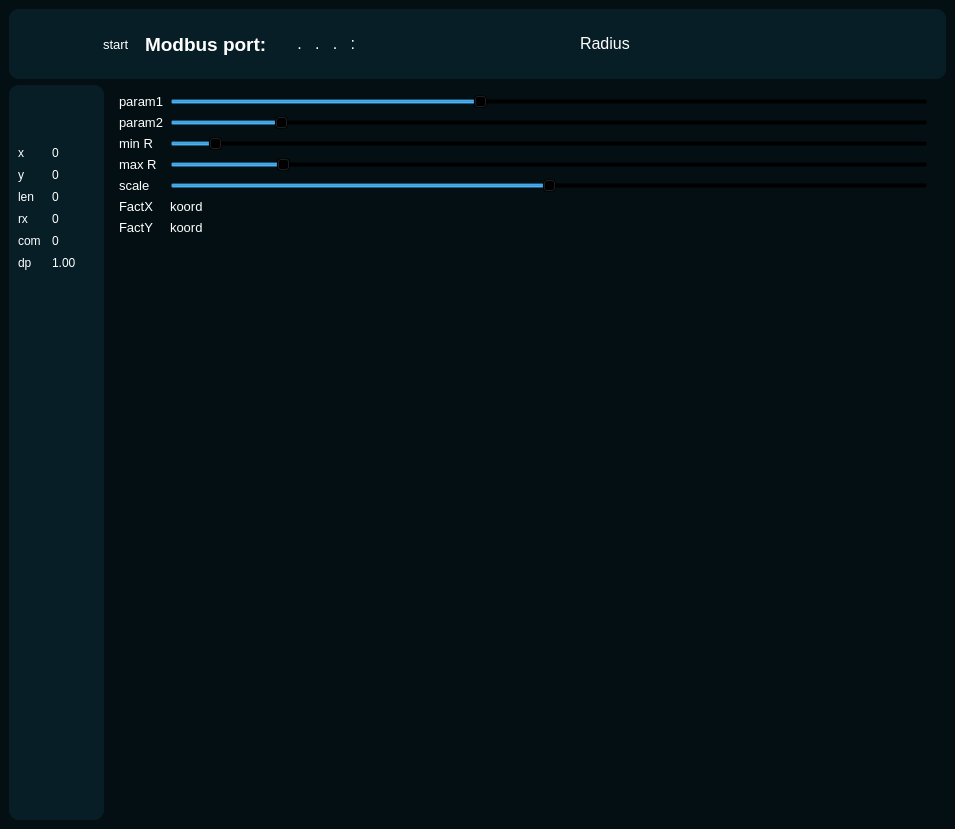
<?xml version="1.0" encoding="UTF-8"?>
<ui version="4.0">
 <class>MainWindow</class>
 <widget class="QMainWindow" name="MainWindow">
  <property name="geometry">
   <rect>
    <x>0</x>
    <y>0</y>
    <width>955</width>
    <height>829</height>
   </rect>
  </property>
  <property name="windowTitle">
   <string>Video Streaming using OpenCV</string>
  </property>
  <property name="windowIcon">
   <iconset resource="../../QT_PRILOZENIYA/Video-Streaming-in-PyQt-using-OpenCV-master/Video-Streaming-in-PyQt-using-OpenCV-master/.venv/icons.qrc">
    <normaloff>:/icons/icons/video_streaming.png</normaloff>:/icons/icons/video_streaming.png</iconset>
  </property>
  <property name="styleSheet">
   <string notr="true">*{
 border: none;
background-color: transparent;
color: #fff;
}
#centralwidget{
	background-color: #040f13;
}
#side_menu{
	background-color: #071e26;
	border-radius: 10px;
}
#top_bar{
	background-color: #071e26;
	border-radius: 10px;
}</string>
  </property>
  <widget class="QWidget" name="centralwidget">
   <layout class="QVBoxLayout" name="verticalLayout">
    <item>
     <widget class="QFrame" name="top_bar">
      <property name="minimumSize">
       <size>
        <width>0</width>
        <height>70</height>
       </size>
      </property>
      <property name="maximumSize">
       <size>
        <width>16777215</width>
        <height>70</height>
       </size>
      </property>
      <property name="frameShape">
       <enum>QFrame::StyledPanel</enum>
      </property>
      <property name="frameShadow">
       <enum>QFrame::Raised</enum>
      </property>
      <layout class="QHBoxLayout" name="horizontalLayout_2">
       <item alignment="Qt::AlignLeft|Qt::AlignTop">
        <widget class="QFrame" name="frame_3">
         <property name="enabled">
          <bool>true</bool>
         </property>
         <property name="maximumSize">
          <size>
           <width>50</width>
           <height>50</height>
          </size>
         </property>
         <property name="frameShape">
          <enum>QFrame::StyledPanel</enum>
         </property>
         <property name="frameShadow">
          <enum>QFrame::Raised</enum>
         </property>
         <layout class="QVBoxLayout" name="verticalLayout_4">
          <property name="leftMargin">
           <number>0</number>
          </property>
          <item>
           <widget class="QLabel" name="label">
            <property name="minimumSize">
             <size>
              <width>45</width>
              <height>45</height>
             </size>
            </property>
            <property name="maximumSize">
             <size>
              <width>45</width>
              <height>45</height>
             </size>
            </property>
            <property name="text">
             <string/>
            </property>
            <property name="pixmap">
             <pixmap resource="../../QT_PRILOZENIYA/Video-Streaming-in-PyQt-using-OpenCV-master/Video-Streaming-in-PyQt-using-OpenCV-master/.venv/icons.qrc">:/icons/icons/video_streaming.png</pixmap>
            </property>
            <property name="scaledContents">
             <bool>true</bool>
            </property>
           </widget>
          </item>
         </layout>
        </widget>
       </item>
       <item>
        <widget class="QFrame" name="frame_4">
         <property name="sizePolicy">
          <sizepolicy hsizetype="Expanding" vsizetype="Preferred">
           <horstretch>0</horstretch>
           <verstretch>0</verstretch>
          </sizepolicy>
         </property>
         <property name="frameShape">
          <enum>QFrame::StyledPanel</enum>
         </property>
         <property name="frameShadow">
          <enum>QFrame::Raised</enum>
         </property>
         <layout class="QHBoxLayout" name="horizontalLayout_3">
          <item>
           <widget class="QRadioButton" name="radioButtonMODBUS_START">
            <property name="font">
             <font>
              <pointsize>10</pointsize>
              <weight>50</weight>
              <italic>false</italic>
              <bold>false</bold>
              <underline>false</underline>
              <strikeout>false</strikeout>
              <kerning>true</kerning>
             </font>
            </property>
            <property name="cursor">
             <cursorShape>CrossCursor</cursorShape>
            </property>
            <property name="text">
             <string>start</string>
            </property>
           </widget>
          </item>
          <item>
           <widget class="QFrame" name="frame_5">
            <property name="frameShape">
             <enum>QFrame::StyledPanel</enum>
            </property>
            <property name="frameShadow">
             <enum>QFrame::Raised</enum>
            </property>
            <layout class="QVBoxLayout" name="verticalLayout_5">
             <property name="topMargin">
              <number>0</number>
             </property>
             <property name="bottomMargin">
              <number>0</number>
             </property>
             <item>
              <widget class="QLabel" name="application_name_label">
               <property name="font">
                <font>
                 <pointsize>14</pointsize>
                 <weight>75</weight>
                 <bold>true</bold>
                </font>
               </property>
               <property name="autoFillBackground">
                <bool>false</bool>
               </property>
               <property name="styleSheet">
                <string notr="true">color: rgb(255, 255, 255)</string>
               </property>
               <property name="text">
                <string>Modbus port:</string>
               </property>
              </widget>
             </item>
            </layout>
           </widget>
          </item>
          <item alignment="Qt::AlignVCenter">
           <widget class="QLineEdit" name="lineEdit_2">
            <property name="font">
             <font>
              <pointsize>12</pointsize>
             </font>
            </property>
            <property name="inputMask">
             <string>000.000.000.000:0000</string>
            </property>
           </widget>
          </item>
          <item alignment="Qt::AlignLeft|Qt::AlignVCenter">
           <widget class="QLabel" name="label_7">
            <property name="font">
             <font>
              <pointsize>12</pointsize>
             </font>
            </property>
            <property name="text">
             <string>Radius</string>
            </property>
           </widget>
          </item>
          <item alignment="Qt::AlignVCenter">
           <widget class="QLineEdit" name="lineEdit">
            <property name="font">
             <font>
              <pointsize>12</pointsize>
             </font>
            </property>
           </widget>
          </item>
         </layout>
        </widget>
       </item>
      </layout>
     </widget>
    </item>
    <item>
     <widget class="QFrame" name="frame_2">
      <property name="sizePolicy">
       <sizepolicy hsizetype="Expanding" vsizetype="Preferred">
        <horstretch>0</horstretch>
        <verstretch>0</verstretch>
       </sizepolicy>
      </property>
      <property name="frameShape">
       <enum>QFrame::StyledPanel</enum>
      </property>
      <property name="frameShadow">
       <enum>QFrame::Raised</enum>
      </property>
      <layout class="QHBoxLayout" name="horizontalLayout">
       <property name="leftMargin">
        <number>0</number>
       </property>
       <property name="topMargin">
        <number>0</number>
       </property>
       <property name="bottomMargin">
        <number>0</number>
       </property>
       <item>
        <widget class="QFrame" name="side_menu">
         <property name="frameShape">
          <enum>QFrame::StyledPanel</enum>
         </property>
         <property name="frameShadow">
          <enum>QFrame::Raised</enum>
         </property>
         <layout class="QVBoxLayout" name="verticalLayout_2">
          <property name="leftMargin">
           <number>0</number>
          </property>
          <property name="topMargin">
           <number>0</number>
          </property>
          <property name="rightMargin">
           <number>0</number>
          </property>
          <property name="bottomMargin">
           <number>0</number>
          </property>
          <item alignment="Qt::AlignLeft|Qt::AlignTop">
           <widget class="QFrame" name="frame">
            <property name="styleSheet">
             <string notr="true">QPushButton:hover{

background-color: rgb(59, 103, 128);
border-radius: 7px;

}</string>
            </property>
            <property name="frameShape">
             <enum>QFrame::StyledPanel</enum>
            </property>
            <property name="frameShadow">
             <enum>QFrame::Raised</enum>
            </property>
            <layout class="QVBoxLayout" name="verticalLayout_3">
             <item>
              <widget class="QPushButton" name="start_stop_btn">
               <property name="minimumSize">
                <size>
                 <width>45</width>
                 <height>45</height>
                </size>
               </property>
               <property name="maximumSize">
                <size>
                 <width>50</width>
                 <height>50</height>
                </size>
               </property>
               <property name="styleSheet">
                <string notr="true"/>
               </property>
               <property name="text">
                <string/>
               </property>
               <property name="icon">
                <iconset resource="../../QT_PRILOZENIYA/Video-Streaming-in-PyQt-using-OpenCV-master/Video-Streaming-in-PyQt-using-OpenCV-master/.venv/icons.qrc">
                 <normaloff>:/icons/icons/run_video.png</normaloff>:/icons/icons/run_video.png</iconset>
               </property>
               <property name="iconSize">
                <size>
                 <width>30</width>
                 <height>30</height>
                </size>
               </property>
               <property name="checkable">
                <bool>true</bool>
               </property>
              </widget>
             </item>
             <item>
              <layout class="QFormLayout" name="formLayout">
               <item row="0" column="0">
                <widget class="QLabel" name="label_X">
                 <property name="font">
                  <font>
                   <pointsize>9</pointsize>
                  </font>
                 </property>
                 <property name="text">
                  <string>x</string>
                 </property>
                </widget>
               </item>
               <item row="0" column="1">
                <widget class="QSpinBox" name="spinBoxX"/>
               </item>
               <item row="1" column="0">
                <widget class="QLabel" name="label_Y">
                 <property name="font">
                  <font>
                   <pointsize>9</pointsize>
                  </font>
                 </property>
                 <property name="text">
                  <string>y</string>
                 </property>
                </widget>
               </item>
               <item row="1" column="1">
                <widget class="QSpinBox" name="spinBoxY"/>
               </item>
               <item row="2" column="0">
                <widget class="QLabel" name="label_LEN">
                 <property name="font">
                  <font>
                   <pointsize>9</pointsize>
                  </font>
                 </property>
                 <property name="text">
                  <string>len</string>
                 </property>
                </widget>
               </item>
               <item row="2" column="1">
                <widget class="QSpinBox" name="spinBoxLEN"/>
               </item>
               <item row="3" column="0">
                <widget class="QLabel" name="label_RX">
                 <property name="font">
                  <font>
                   <pointsize>9</pointsize>
                  </font>
                 </property>
                 <property name="text">
                  <string>rx</string>
                 </property>
                </widget>
               </item>
               <item row="3" column="1">
                <widget class="QSpinBox" name="spinBoxRX"/>
               </item>
               <item row="4" column="0">
                <widget class="QLabel" name="label_COMPORT">
                 <property name="font">
                  <font>
                   <pointsize>9</pointsize>
                  </font>
                 </property>
                 <property name="text">
                  <string>com </string>
                 </property>
                </widget>
               </item>
               <item row="4" column="1">
                <widget class="QSpinBox" name="spinBoxCOMPORT"/>
               </item>
               <item row="5" column="0">
                <widget class="QLabel" name="label_dp">
                 <property name="font">
                  <font>
                   <pointsize>9</pointsize>
                  </font>
                 </property>
                 <property name="text">
                  <string>dp</string>
                 </property>
                </widget>
               </item>
               <item row="5" column="1">
                <widget class="QDoubleSpinBox" name="doubleSpinBoxdp">
                 <property name="decimals">
                  <number>2</number>
                 </property>
                 <property name="minimum">
                  <double>1.000000000000000</double>
                 </property>
                 <property name="maximum">
                  <double>9.990000000000000</double>
                 </property>
                 <property name="singleStep">
                  <double>0.010000000000000</double>
                 </property>
                </widget>
               </item>
              </layout>
             </item>
            </layout>
           </widget>
          </item>
         </layout>
        </widget>
       </item>
       <item>
        <widget class="QFrame" name="body">
         <property name="sizePolicy">
          <sizepolicy hsizetype="Expanding" vsizetype="Preferred">
           <horstretch>0</horstretch>
           <verstretch>0</verstretch>
          </sizepolicy>
         </property>
         <property name="frameShape">
          <enum>QFrame::StyledPanel</enum>
         </property>
         <property name="frameShadow">
          <enum>QFrame::Raised</enum>
         </property>
         <layout class="QVBoxLayout" name="verticalLayout_6">
          <item>
           <layout class="QVBoxLayout" name="verticalLayout_15">
            <item>
             <layout class="QFormLayout" name="formLayout_2">
              <property name="sizeConstraint">
               <enum>QLayout::SetMinimumSize</enum>
              </property>
              <property name="rowWrapPolicy">
               <enum>QFormLayout::DontWrapRows</enum>
              </property>
              <property name="bottomMargin">
               <number>0</number>
              </property>
              <item row="3" column="0">
               <widget class="QLabel" name="label_3">
                <property name="font">
                 <font>
                  <pointsize>10</pointsize>
                 </font>
                </property>
                <property name="text">
                 <string>param1</string>
                </property>
               </widget>
              </item>
              <item row="3" column="1">
               <widget class="QSlider" name="horizontalSlider_param_1">
                <property name="font">
                 <font>
                  <weight>50</weight>
                  <bold>false</bold>
                 </font>
                </property>
                <property name="cursor">
                 <cursorShape>ArrowCursor</cursorShape>
                </property>
                <property name="minimum">
                 <number>10</number>
                </property>
                <property name="maximum">
                 <number>255</number>
                </property>
                <property name="value">
                 <number>110</number>
                </property>
                <property name="tracking">
                 <bool>true</bool>
                </property>
                <property name="orientation">
                 <enum>Qt::Horizontal</enum>
                </property>
                <property name="tickPosition">
                 <enum>QSlider::NoTicks</enum>
                </property>
                <property name="tickInterval">
                 <number>0</number>
                </property>
               </widget>
              </item>
              <item row="5" column="0">
               <widget class="QLabel" name="label_4">
                <property name="font">
                 <font>
                  <pointsize>10</pointsize>
                 </font>
                </property>
                <property name="text">
                 <string>param2</string>
                </property>
               </widget>
              </item>
              <item row="5" column="1">
               <widget class="QSlider" name="horizontalSlider_param_2">
                <property name="minimum">
                 <number>5</number>
                </property>
                <property name="maximum">
                 <number>255</number>
                </property>
                <property name="singleStep">
                 <number>1</number>
                </property>
                <property name="value">
                 <number>40</number>
                </property>
                <property name="orientation">
                 <enum>Qt::Horizontal</enum>
                </property>
               </widget>
              </item>
              <item row="8" column="0">
               <widget class="QLabel" name="label_5">
                <property name="font">
                 <font>
                  <pointsize>10</pointsize>
                 </font>
                </property>
                <property name="text">
                 <string>min R</string>
                </property>
               </widget>
              </item>
              <item row="8" column="1">
               <widget class="QSlider" name="horizontalSlider_minR">
                <property name="cursor">
                 <cursorShape>ArrowCursor</cursorShape>
                </property>
                <property name="minimum">
                 <number>5</number>
                </property>
                <property name="maximum">
                 <number>300</number>
                </property>
                <property name="value">
                 <number>20</number>
                </property>
                <property name="orientation">
                 <enum>Qt::Horizontal</enum>
                </property>
               </widget>
              </item>
              <item row="10" column="0">
               <widget class="QLabel" name="label_2">
                <property name="font">
                 <font>
                  <pointsize>10</pointsize>
                 </font>
                </property>
                <property name="text">
                 <string>max R</string>
                </property>
               </widget>
              </item>
              <item row="10" column="1">
               <widget class="QSlider" name="horizontalSlider_maxR">
                <property name="sizePolicy">
                 <sizepolicy hsizetype="Expanding" vsizetype="Fixed">
                  <horstretch>0</horstretch>
                  <verstretch>0</verstretch>
                 </sizepolicy>
                </property>
                <property name="baseSize">
                 <size>
                  <width>0</width>
                  <height>0</height>
                 </size>
                </property>
                <property name="cursor">
                 <cursorShape>ArrowCursor</cursorShape>
                </property>
                <property name="minimum">
                 <number>5</number>
                </property>
                <property name="maximum">
                 <number>600</number>
                </property>
                <property name="value">
                 <number>90</number>
                </property>
                <property name="orientation">
                 <enum>Qt::Horizontal</enum>
                </property>
               </widget>
              </item>
              <item row="12" column="0">
               <widget class="QLabel" name="label_6">
                <property name="font">
                 <font>
                  <pointsize>10</pointsize>
                 </font>
                </property>
                <property name="text">
                 <string>scale</string>
                </property>
               </widget>
              </item>
              <item row="12" column="1">
               <widget class="QSlider" name="horizontalSlider_scale">
                <property name="sizePolicy">
                 <sizepolicy hsizetype="Expanding" vsizetype="Fixed">
                  <horstretch>0</horstretch>
                  <verstretch>0</verstretch>
                 </sizepolicy>
                </property>
                <property name="baseSize">
                 <size>
                  <width>0</width>
                  <height>0</height>
                 </size>
                </property>
                <property name="cursor">
                 <cursorShape>ArrowCursor</cursorShape>
                </property>
                <property name="minimum">
                 <number>100</number>
                </property>
                <property name="maximum">
                 <number>1500</number>
                </property>
                <property name="singleStep">
                 <number>10</number>
                </property>
                <property name="value">
                 <number>800</number>
                </property>
                <property name="orientation">
                 <enum>Qt::Horizontal</enum>
                </property>
                <property name="tickPosition">
                 <enum>QSlider::NoTicks</enum>
                </property>
               </widget>
              </item>
              <item row="13" column="0">
               <widget class="QLabel" name="factx_TEXT">
                <property name="baseSize">
                 <size>
                  <width>0</width>
                  <height>0</height>
                 </size>
                </property>
                <property name="font">
                 <font>
                  <pointsize>10</pointsize>
                 </font>
                </property>
                <property name="frameShape">
                 <enum>QFrame::NoFrame</enum>
                </property>
                <property name="lineWidth">
                 <number>1</number>
                </property>
                <property name="midLineWidth">
                 <number>0</number>
                </property>
                <property name="text">
                 <string>FactX</string>
                </property>
               </widget>
              </item>
              <item row="14" column="0">
               <widget class="QLabel" name="factY_TEXT">
                <property name="maximumSize">
                 <size>
                  <width>16777215</width>
                  <height>16777215</height>
                 </size>
                </property>
                <property name="font">
                 <font>
                  <pointsize>10</pointsize>
                 </font>
                </property>
                <property name="text">
                 <string>FactY</string>
                </property>
                <property name="scaledContents">
                 <bool>false</bool>
                </property>
                <property name="margin">
                 <number>0</number>
                </property>
               </widget>
              </item>
              <item row="13" column="1">
               <widget class="QLabel" name="factX">
                <property name="font">
                 <font>
                  <pointsize>10</pointsize>
                 </font>
                </property>
                <property name="text">
                 <string>koord</string>
                </property>
               </widget>
              </item>
              <item row="14" column="1">
               <widget class="QLabel" name="factY">
                <property name="font">
                 <font>
                  <pointsize>10</pointsize>
                 </font>
                </property>
                <property name="text">
                 <string>koord</string>
                </property>
               </widget>
              </item>
             </layout>
            </item>
           </layout>
          </item>
          <item>
           <widget class="QFrame" name="frame_6">
            <property name="frameShape">
             <enum>QFrame::StyledPanel</enum>
            </property>
            <property name="frameShadow">
             <enum>QFrame::Raised</enum>
            </property>
            <layout class="QVBoxLayout" name="verticalLayout_7">
             <item alignment="Qt::AlignHCenter|Qt::AlignVCenter">
              <widget class="QLabel" name="image_label">
               <property name="text">
                <string/>
               </property>
              </widget>
             </item>
            </layout>
           </widget>
          </item>
         </layout>
        </widget>
       </item>
      </layout>
     </widget>
    </item>
   </layout>
  </widget>
  <action name="action1">
   <property name="text">
    <string>10</string>
   </property>
  </action>
  <action name="action2">
   <property name="text">
    <string>20</string>
   </property>
  </action>
  <action name="action3">
   <property name="text">
    <string>30</string>
   </property>
  </action>
  <action name="action4">
   <property name="text">
    <string>40</string>
   </property>
  </action>
  <action name="action1_2">
   <property name="text">
    <string>1</string>
   </property>
  </action>
  <action name="action3_2">
   <property name="text">
    <string>2</string>
   </property>
  </action>
  <action name="action3_3">
   <property name="text">
    <string>3</string>
   </property>
  </action>
  <action name="action4_2">
   <property name="text">
    <string>4</string>
   </property>
  </action>
  <action name="action5">
   <property name="text">
    <string>5</string>
   </property>
  </action>
  <action name="action5_2">
   <property name="text">
    <string>50</string>
   </property>
  </action>
  <action name="action0">
   <property name="text">
    <string>0</string>
   </property>
  </action>
 </widget>
 <resources>
  <include location="../../QT_PRILOZENIYA/Video-Streaming-in-PyQt-using-OpenCV-master/Video-Streaming-in-PyQt-using-OpenCV-master/.venv/icons.qrc"/>
 </resources>
 <connections/>
</ui>
